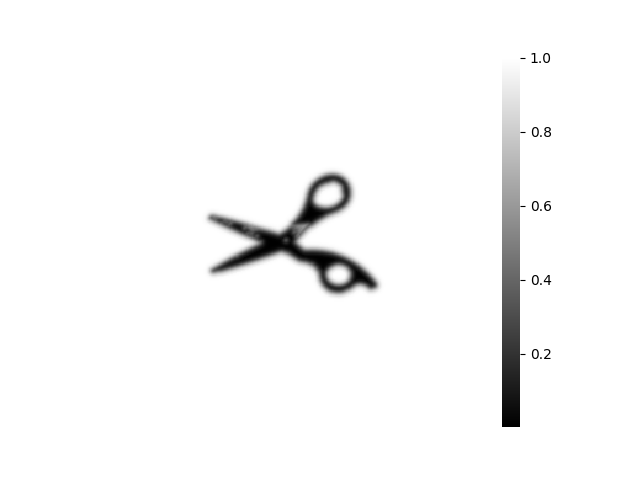
#> input picture figures/file_porosity.png, 640 x 480 px, found by its file name
$ jupyter execute --allow-errors PixelFlow_VJS2024.ipynb   (shell and % lines are left out)
#> lines starting #> are read from the running program, lines starting #| are printed output that depends on the picture; after the words box and inside, x2 and y2 are one past the last pixel; in counts of white or black regions, pixels touching at a corner belong together
<a href="https://colab.research.google.com/github/nobu-n2002/CFD2023_image_processing/blob/main/PixelFlow_VJS2024.ipynb" target="_parent"></a>

# Image Preprocessing for Immersed Boundary Method

In this notebook, general image processing techniques are employed on 2D images and subsequently applied to a numerical simulation program utilizing A new unified governing equation of flow incorporating immersed solid boundaries.

# 1. Preparation before execution

## 1-1. Connect to Google Drive
If you wish to execute while connecting to Google Drive, enable `connect: [check]`. Upon execution, access to Google Drive will be requested. Once approved, you will have access to your own drive.

[cell 1]
# @title Connect to Google Drive

from google.colab import drive

connect = False # @param {type:"boolean"}

if connect:
  # Mount Google Drive if selected
  drive.mount('/content/drive')
  print('Google Drive connected!')

## 1-2. Importing non-standard modules
Install non-standard modules on Google Colab. This won't affect your local environment.

[cell 2]
#@title Importing non-standard modules into Colab


# update apt-get and upgrade pip (for installing modules)

# pyheif : use to convert heic files to png

## 1-3. Making Directory

This code is a simple script for creating folders on Google Colab. Each folder serves a different purpose.

- **bin Folder:** Stores executable files or programs.

- **data Folder:** Used for datasets and project data.

- **logs Folder:** Reserved for execution logs and important events.

- **src Folder:** For storing source code and scripts.

- **config Folder:** Holds configuration files.

- **tmp Folder:** Temporary files and working data.

- **output Folder:** Saves project outputs and results.

- **fig Folder:** Saves output figures.

[cell 3]
#@title Making Directory

# 2. Image processing

The image file is converted to grayscale, and a blur is applied as a variant distance function to generate a porosity distribution.

## 2-1. File Input

Enable `use_upload: [check]` to choose a local file. Alternatively, manually input the file path into `file_path:`.

[cell 4]
# @title File Input { vertical-output: true, display-mode: "form" }

import os
import sys
from IPython.display import display, Image
from PIL import Image as PILImage
import cv2
import pyheif
from google.colab import files
import matplotlib.pyplot as plt
import numpy as np

# Function to convert HEIC to PNG
# [10 lines left out: function heif_to_image, not called in this run]

# Function to convert transparent areas to white
def convert_transparent_to_white(img_path):
    img = cv2.imread(img_path, cv2.IMREAD_UNCHANGED)
    if img.shape[2] == 4:  # Check if the image has an alpha channel
        # Split the image into its color and alpha channels
        b, g, r, a = cv2.split(img)
        # Create a white background
        white_background = np.ones_like(a, dtype=np.uint8) * 255
        # Use the alpha channel as a mask to blend the color channels with the white background
        b = np.where(a == 0, white_background, b)
        g = np.where(a == 0, white_background, g)
        r = np.where(a == 0, white_background, r)
        # Merge the channels back
        img = cv2.merge((b, g, r))
    else:
        img = cv2.imread(img_path, cv2.IMREAD_COLOR)
    return img

# Parameters
use_upload = True  # @param {type:"boolean"}
file_path = "/content/1_hokkaidou.png"  # @param {type:"string"}
upload_button = None

# Upload files if selected
if use_upload:
    upload_button = files.upload()
#> the answer given: file_porosity.png

# Get the file path
if use_upload and len(upload_button) > 0:
    file_path_input = list(upload_button.keys())[0]
    file_path = file_path_input
else:
    file_path_input = file_path

# Check if the file exists
if os.path.exists(file_path_input):
    file_name, file_extension = os.path.splitext(os.path.basename(file_path_input))

    # Check if the file is in HEIC format and convert to PNG if needed
    if file_extension.lower() == '.heic' or file_extension.lower() == '.HEIC':
        img = heif_to_image(file_path_input)
        img.save(f"./tmp/{file_name}.png", "PNG")
        file_path = f"./tmp/{file_name}.png"

    print(f'{file_name} successfully read')
    # Convert transparent parts to white
    original_image = convert_transparent_to_white(file_path)
#> in convert_transparent_to_white, img is the input picture: shape (480, 640, 4); mean B, G, R, A 248.2, 248.2, 248.2, 255
#> in convert_transparent_to_white, `b, g, r, a = cv2.split(img)`: a: shape (480, 640); every value is 255
    height, width = original_image.shape[0:2]
#> height = 480; width = 640

    file_path_original = f"./tmp/original.png"
    cv2.imwrite(file_path_original, original_image)

    print('Original resolution:', original_image.shape[0:2])
#| Original resolution: (480, 640)
    print('\033[32m' + f'Save the figure in {file_path_original}' + '\033[0m')
    display(Image(file_path_original, width=300))
else:
    sys.exit('No file input')

## 2-2. Cropping and Adding Margins

Add padding to the loaded file. The original resolution of the file can be found in the code block above [File Input] with `Original resolution: (WIDTH, HEIGHT)`, allowing you to verify it. Add a margin of `MARGIN` pixels to match that resolution. Choose `surroundings` for padding around the image.

[cell 5]
# @title Cropping and Adding Margins { run: "auto", vertical-output: true, display-mode: "form" }
# { run: "auto", vertical-output: true, display-mode: "form" }

# Import modules
import os
import cv2
from IPython.display import display, Image
import matplotlib.pyplot as plt

# Parameters
MARGIN = 320 # @param {type:"slider", min:0, max:1000, step:10}

# Current working directory
CWD = os.getcwd()

file_path_original = f"./tmp/original.png"

# read an image resized
src = cv2.imread(file_path_original, cv2.IMREAD_COLOR)
h_ori, w_ori = src.shape[0:2]
#> h_ori = 480; w_ori = 640
print('Original resolution:', src.shape[0:2])
#| Original resolution: (480, 640)

# Set margin parameters
margin_type = "surroundings"  # ["x_direction", "surroundings"]
square = True
x, y = 0, 0
margin_factor_x, margin_factor_y = 0, 0

# Calculate margin for square
if square:
    tmp = h_ori - w_ori
#> tmp = -160
    if tmp <= 0:
        x = int(abs(tmp) / 2)
#> x = 80
    else:
        y = int(abs(tmp) / 2)

# Set margin factors based on type
if margin_type == "surroundings":
    margin_factor_x, margin_factor_y = 1, 1
elif margin_type == "x_direction":
    margin_factor_x, margin_factor_y = 0, 1

# Add margin to the image
img = cv2.copyMakeBorder(src, MARGIN * margin_factor_x + x, MARGIN * margin_factor_x + x,
                         MARGIN * margin_factor_y + y, MARGIN * margin_factor_y + y,
                         cv2.BORDER_CONSTANT, value=[255, 255, 255])
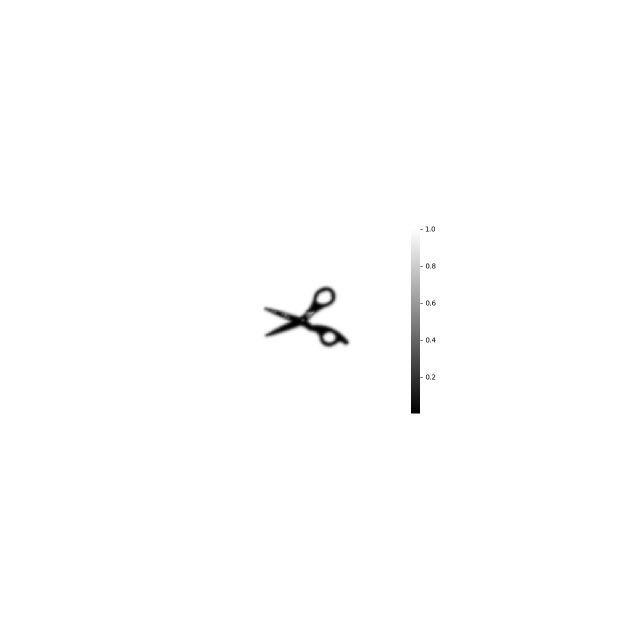
#> img: shape (1280, 1280, 3) (shown at 1/2 size); min 0, max 255, mean 253.7

h, w = img.shape[:2]
#> h = 1280; w = 1280
resolution = 400
scale_factor = resolution / max(h, w)
#> scale_factor = 0.312
img_resized = cv2.resize(img, (int(w * scale_factor), int(h * scale_factor)), cv2.INTER_LINEAR)
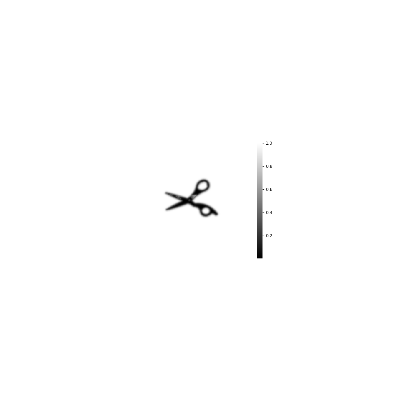
#> img_resized: shape (400, 400, 3); min 0, max 255, mean 253.7

# Save the processed image
file_path_cropped = f"{CWD}/tmp/cropped.png"
cv2.imwrite(file_path_cropped, img_resized)

# Display the processed image
print('Processed resolution:', img.shape[0:2])
#| Processed resolution: (1280, 1280)
print('\033[32m' + f'Save the figure in {file_path_cropped}' + '\033[0m')

# Display images side by side using subplot
#> (the rest of this cell did not finish here and is left out)

##2-3. Grayscale

Grayscaling can be easily achieved by loading the previously resized image using OpenCV's `IMREAD_GRAYSCALE` function. Here, we explain the process that takes place within the image during the grayscaling process.

Each pixel in the image has a specific RGB (Red, Green, Blue) value, where each color has 256 steps ranging from 0 to 255 ($2^8$). By performing the following operations on these RGB values, a grayscale image can be generated. This method follows the "Luminosity Method (ITU-R BT.601)."

$$ \rm{Gray} = Red \times 0.229 + Green \times 0.587 + Blue \times 0.114 $$

The following code block (the greyscale tester) conducts a test to convert an original BGR color (specified by user input) to grayscale by applying custom weights to each channel (B, G, R). Users can set these custom weights through sliders. The resulting grayscale intensity is calculated based on the specified weights, and the original and grayscale images are displayed side by side for visual comparison.

###2-3-1. Threshold

When generating a grayscale image, set all values greater than the threshold to 255 (white). Adjust the grayscale weighting and threshold value to effectively lighten the background by enhancing its white tones.

[cell 6]
# @title Grayscale and Threshold { run: "auto", vertical-output: true }

from IPython.display import Image
import matplotlib.pyplot as plt
import cv2
import os
import numpy as np

# Define custom weights for RGB to grayscale conversion
def custom_rgb_to_grayscale(image, weights=[0.229, 0.587, 0.114]):
    """
    Convert a 3-channel RGB image to grayscale using custom weights.

    Parameters:
    - image (numpy.ndarray): Input RGB image.
    - weights (list): Custom weights for each RGB channel. Default is [0.229, 0.587, 0.114].

    Returns:
    - numpy.ndarray: Grayscale image.
    """
    # Ensure the image has three color channels (RGB)
    if len(image.shape) == 3 or image.shape[2] == 3\
     or len(image.shape) == 4 or image.shape[2] == 4:
      # Apply custom weights for RGB to grayscale conversion
      gray_image = np.dot(image[..., :3], weights)

    else:
      raise ValueError("Input image must be a 3-channel RGB image.")

    return gray_image

# @markdown $$ \rm{Gray} = Red \times w_1/w + Green\times w_2/w +Blue\times w_3/w $$
# @markdown $$ \rm{w} = w_1 + w_2 + w_3$$

# Custom weights for RGB to grayscale conversion
w1 = 0 # @param {type:"slider", min:0, max:1, step:0.01}
w2 = 1 # @param {type:"slider", min:0, max:1, step:0.01}
w3 = 0.23 # @param {type:"slider", min:0, max:1, step:0.01}
w = w1 + w2 + w3

# BGR
custom_weights = [w3/w, w2/w, w1/w]

# Display custom weights
print('Custom weights:', custom_weights)

# Current Working Directory
CWD = os.getcwd()

# File paths
file_path_cropped = f"{CWD}/tmp/cropped.png"
file_path_gray = f"{CWD}/tmp/gray.png"
file_path_threshold = f"{CWD}/tmp/threshold.png"

# Remove existing grayscale and threshold images if they exist
for file_path in [file_path_gray, file_path_threshold]:
    if os.path.exists(file_path):
        os.remove(file_path)

# Read the resized image
IMG = cv2.imread(file_path_cropped, cv2.IMREAD_UNCHANGED)

# Threshold parameters
threshold = 97 # @param {type:"slider", min:0, max:255, step:1}
inverse = False # @param {type:"boolean"}

# Get image dimensions
height, width = IMG.shape[:2]
#> height = 400; width = 400

# Convert image to grayscale using custom weights
IMG_GRAY = custom_rgb_to_grayscale(IMG, custom_weights)

# Inverse grayscale image if specified
if inverse:
    IMG_GRAY_INVERSE = 255.0 - IMG_GRAY
    print('Input image successfully inversed')

# Save grayscale image
if inverse:
  cv2.imwrite(file_path_gray, IMG_GRAY_INVERSE)
else:
  cv2.imwrite(file_path_gray, IMG_GRAY)

# Apply thresholding to grayscale image
IMG_GRAY[IMG_GRAY > threshold] = 255.0
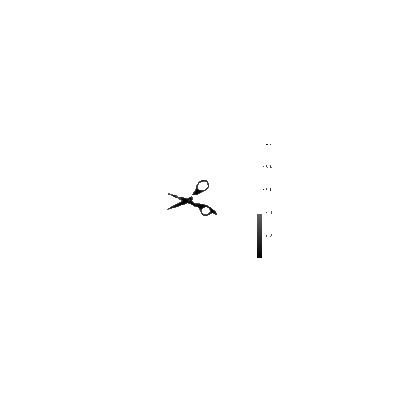
#> IMG_GRAY: shape (400, 400) float64; min 0, max 255, mean 254.2

cv2.imwrite(file_path_threshold, IMG_GRAY)

# Display images side by side using subplot
#> (the rest of this cell did not finish here and is left out)

###2-3-2. Outline (Option)

As the boundary areas exhibit significant gradients in brightness data, applying a differentiation kernel allows for the extraction of these boundary regions. By setting the extracted boundary parts to 0 and the rest to 1, multiplying this mask with the original image creates a composite image where only the brightness data of the boundary parts is set to 0.

#### Meaning of Variables
- **kernel_size**: The larger the size, the thicker the extracted boundary lines.
- **threshold1**: If you make it smaller, more main lines will be extracted.
- **threshold2**: smaller size extracts more branching lines.

[cell 7]
# @title Option: outline { run: "auto", vertical-output: true }
import os
import cv2
import numpy as np
import matplotlib.pyplot as plt

# Define parameters
kernel_size = 1  # @param {type:"integer"}
threshold1 = 57  # @param {type:"slider", min:0, max:500, step:1}
threshold2 = 63  # @param {type:"slider", min:0, max:500, step:1}

# Current Working Directory
CWD = os.getcwd()

# File paths
file_path_threshold = f"{CWD}/tmp/threshold.png"
file_path_outline = f"{CWD}/tmp/outline.png"
file_path_com = f"{CWD}/tmp/com.png"

# Read the resized image
IMG = cv2.imread(file_path_threshold, cv2.IMREAD_GRAYSCALE)

# Edge detection
edges_inverse = cv2.Canny(IMG, threshold1, threshold2)
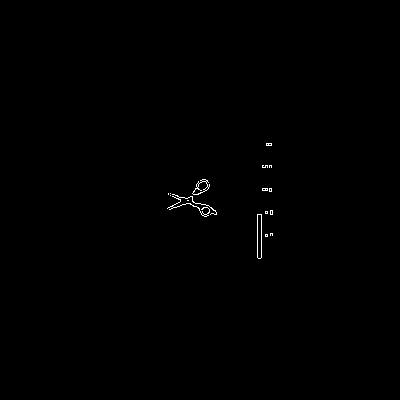
#> edges_inverse: shape (400, 400); 0.27% white in thin lines or dots, all inside (x1, y1, x2, y2) = (167, 143, 273, 259)

# Dilate edges to make them thicker
num_iterations = 1
kernel = np.ones((kernel_size, kernel_size), np.uint8)
edges_dilated = cv2.dilate(edges_inverse, kernel, iterations=num_iterations)

# Invert the edges and save as outline image
edges = 255.0 - edges_dilated
cv2.imwrite(file_path_outline, edges)

# Normalize (0~1) edges: 0 -> black, 1 -> white
com = edges / 255.0
# Multiply the grayscale image (IMG) by the normalized edges
com = IMG * com
cv2.imwrite(file_path_com, com)
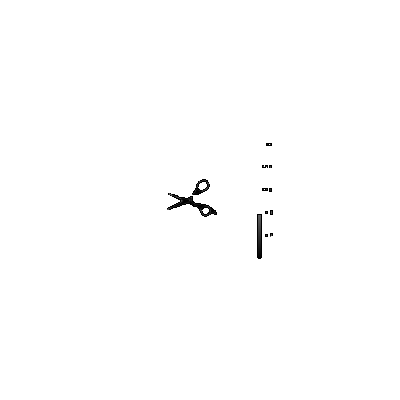
#> saved as com.png: shape (400, 400); min 0, max 255, mean 253.8

# Display images side by side using subplot
#> (the rest of this cell did not finish here and is left out)

##2-4. Perform resizing and calculate fluid occupancy

1. **Resize**: Adjust the dimensions of the image using appropriate resizing techniques.

2. **Fluid Occupancy**: Determine the fluid occupancy rate by analyzing the resized image. This involves assessing the portion of the image occupied by the fluid, providing valuable insights into the fluid dynamics within the simulated environment.

###2-4-1. Resize
Resizing is done by the function `resize` of the OpenCV module. This function can scale an image by giving a scale factor. For example, a scale factor of 0.5 on a 100x100 image results in a 50x50 image.

Therefore, in order to convert an image to an arbitrary resolution, it is sufficient to know this scale factor. Let $\rm{(W, H)}$ denote the number of pixels in the original image and $\rm{(W', H')}$ the number of pixels in the converted image. Resolution is the total number of pixels, so if the original resolution is $\rm{R}$, the following equation holds.

$$ \rm{R} = WH$$

Here, the number of pixels in the height and width of the converted image $\rm{(W', H')}$ is defined using the scale factor $s( > 0)$ and $\rm{(W, H)}$ as follows.

$$ \rm{(W', H')} = (\textit{s}\rm{W}, \textit{s}\rm{H})$$

This allows the transformed resolution $\rm{R'}$ to be expressed as follows.

$$ \rm{R'} = W'H' = s^2\rm{WH} $$

Solving this for $s$, we obtain.

$$ s = \sqrt{\frac{R'}{WH}} $$

Therefore, given an arbitrary resolution, the coefficient $s$ can be obtained and resizing can be performed. Run the code block below and set the resolution by changing the slider bar of `resolution`. The last value you set will be the resolution used in the following program. The images are stored in the `tmp` folder.

###2-4-2. Fluid Occupancy

Defenition of porosity distribution:

\begin{equation}
\displaystyle \varepsilon = \frac{1}{2} \tanh(x) + \frac{1}{2},\   x = \frac{\xi}{\Delta}
\end{equation}

where $\xi$ is the signed distance function.

[cell 8]
# @title Max Resolution Check { vertical-output: true }

# Current working directory
CWD = os.getcwd()

file_path_gray = f"{CWD}/tmp/gray.png"

# read an image resized
src = cv2.imread(file_path_gray, cv2.IMREAD_UNCHANGED)
print('Max resolution:', src.shape[0:2])
#| Max resolution: (400, 400)

[cell 9]
# @title Porocity Generation { vertical-output: true }

import seaborn as sns
import numpy as np
import csv
import cv2
from tqdm import tqdm
import matplotlib.pyplot as plt
import os

resolution = 200  # @param {type: "integer"}
outline = False # @param {type:"boolean"}
generation_type = "GaussianBlur"
thickness = 2.0  # @param {type:"raw"}

CWD = os.getcwd()

def CustomBlurPorosity(img, thickness, blur_type, resolution):
    # Function to apply custom blur and generate porosity
    alpha = 0.8576
    h, w = img.shape[:2]

    # Calculate the scale factor to resize the image to resolution x resolution
    scale_factor = resolution / max(h, w)

    # Calculate kernel size and sigma for blurring
    ksize = int(thickness / scale_factor) * 4 + (int(thickness / scale_factor) * 4 + 1) % 2
    sigma = alpha * thickness / scale_factor

    # Apply median blur
    img_blur_median = cv2.medianBlur(img, ksize=3)

    # Apply the specified blur type
    if blur_type == 'Blur':
        img_blur = cv2.blur(img_blur_median, ksize=(ksize, ksize))
    elif blur_type == 'Gaussian':
        img_blur = cv2.GaussianBlur(img_blur_median, ksize=(ksize, ksize), sigmaX=sigma)

    # Normalize the blurred image
    img_blur_norm = img_blur / 255.0

    # Resize the image to the desired resolution x resolution
    porosity = cv2.resize(img_blur_norm, (resolution, resolution), cv2.INTER_LINEAR)

    return porosity, ksize, sigma

# File paths
if outline:
    file_name_input = f"{CWD}/tmp/com.png"
else:
    file_name_input = f"{CWD}/tmp/threshold.png"

file_name_output = f"{CWD}/tmp/porosity_image.png"

# Read the input image
input_image = cv2.imread(file_name_input, cv2.IMREAD_UNCHANGED)

# Resize the image to the specified resolution
h, w = input_image.shape[:2]
#> h = 400; w = 400
scale_factor = resolution / max(h, w)
#> scale_factor = 0.5

porosity, ksize, sigma = CustomBlurPorosity(input_image, thickness, 'Gaussian', resolution)
#> ksize = 17; sigma = 3.43

# Divergence control of porosity distributions
h_resized, w_resized = porosity.shape[:2]
#> h_resized = 200

print('Complete')

S = np.sum(porosity - porosity**2)
#> S = 82.51
print("Boundary area = ", format(S, ".2f"))
#| Boundary area =  82.51

shade_factor = 1

# Initialization
data_write = np.empty((int(h_resized+1), int(w_resized)), dtype=object)
data_display = porosity

#@markdown # Porosity Distribution

print('make a porosity distribution')

# Write porosity distribution

with open('data/porosity.csv', "w") as file:
    # Write header
    file.write(f"{int(w_resized)},{int(h_resized)},1, porosity\n")

    # Write data
    for j in range(1, h_resized+1):
        for i in range(1, w_resized+1):
            file.write(f"{int(i)}, {int(j)}, 1, {(porosity[h_resized - (j), (i -1)]):.5f}\n")

with open('logs/process.txt', 'w', encoding='utf-8') as f:
    print('---------------- Processing Results ----------------', file=f)
    print('Setting resolution  = ', porosity.shape[0]*porosity.shape[1], porosity.shape, file=f)
    print('Porosity resolution = ', (data_write.shape[0]-1)*data_write.shape[1], data_write[1:,:].shape, file=f)
    print('Threshold     : ', threshold, file=f)
    print('Shade factor  : ', shade_factor, file=f)
    print('Generation Type : ', generation_type, file=f)
    if generation_type == 'GaussianBlur':
      print('Kernel size   : ', ksize, file=f)
      print('Sigma   : ', format(sigma,".4"), file=f)
    print('Boundary area = ', format(S, ".4"), file=f)
    print('-----------------------------------------------------', file=f)

print('Complete')


# Display images side by side using subplot
#> (the rest of this cell did not finish here and is left out)
